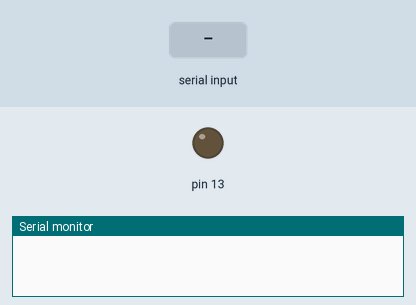
Simulated run of this sketch. Board: Arduino Uno, built with avr-gcc and run on an emulated ATmega328P. Shown: output pins drawn as LEDs (lit = HIGH), the last lines printed to the serial monitor. The test bench sets the inputs (shaded band).

Above: at 1.2 s.
1.3 s: "a" received over Serial
At 2.3 s:
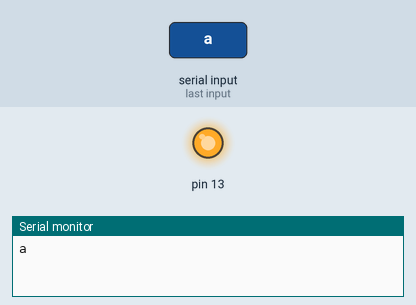
2.8 s: "b" received over Serial
At 3.5 s:
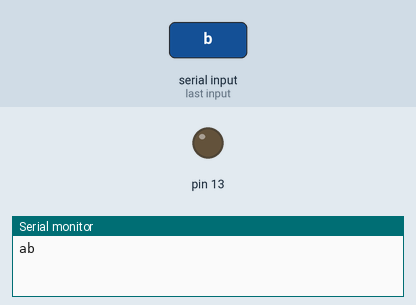
Timing chart, 0 to 5.8 s (numbered marks = the images above; inputs shaded):
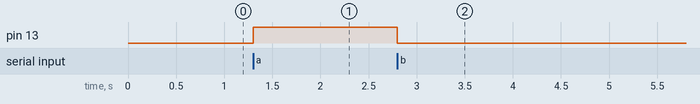

Measured:
- after the input at 1.3 s, pin 13: LOW → HIGH at once
- after the input at 2.8 s, pin 13: HIGH → LOW at once

The sketch:

xbees_w_computer.ino
```cpp
void setup(){
  Serial.begin(9600);
  pinMode(13, OUTPUT);
}

void loop(){
  while(Serial.available()){
    char getData = Serial.read();
    Serial.write(getData);

    if(getData == 'a'){
      digitalWrite(13, HIGH);
    }
    else if(getData == 'b'){
      digitalWrite(13, LOW);
    }
  }
}
```
